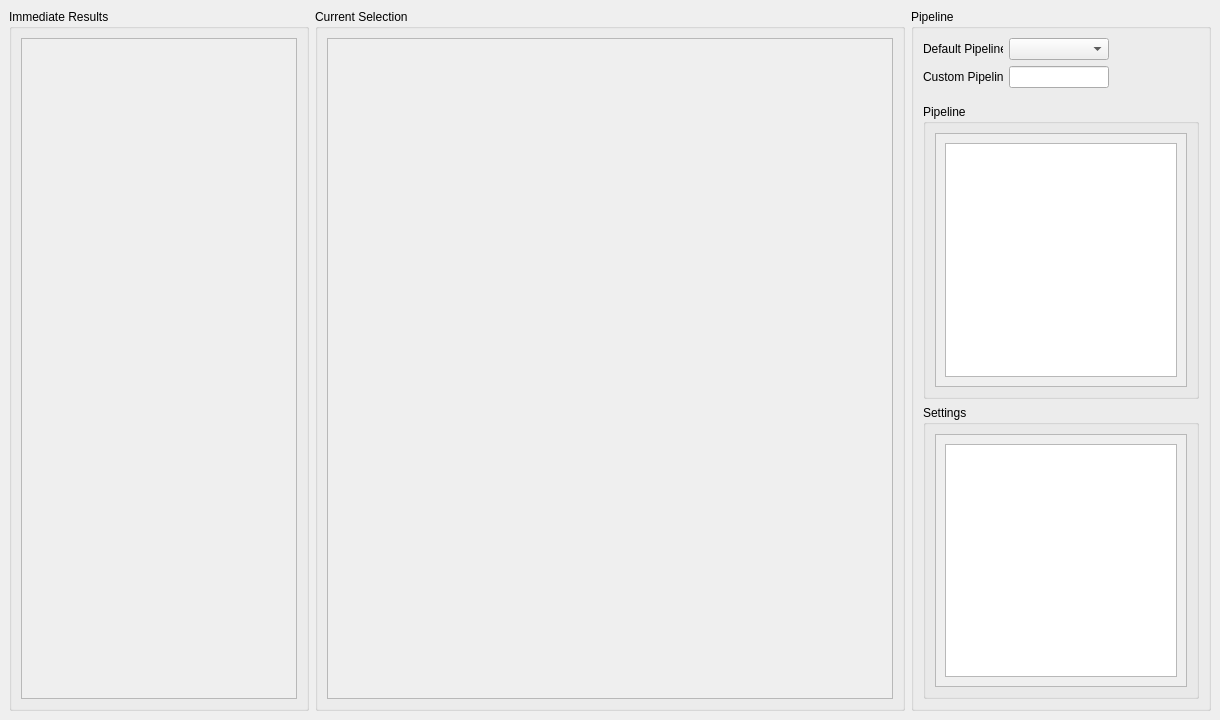
<?xml version="1.0" encoding="UTF-8"?>
<ui version="4.0">
 <class>MainWindow</class>
 <widget class="QMainWindow" name="MainWindow">
  <property name="geometry">
   <rect>
    <x>0</x>
    <y>0</y>
    <width>1220</width>
    <height>720</height>
   </rect>
  </property>
  <property name="windowTitle">
   <string>MainWindow</string>
  </property>
  <widget class="QWidget" name="CentralView">
   <layout class="QVBoxLayout" name="verticalLayout_3">
    <item>
     <layout class="QHBoxLayout" name="main_layout">
      <item>
       <widget class="QGroupBox" name="immediate_results_group">
        <property name="minimumSize">
         <size>
          <width>300</width>
          <height>500</height>
         </size>
        </property>
        <property name="maximumSize">
         <size>
          <width>300</width>
          <height>16777215</height>
         </size>
        </property>
        <property name="title">
         <string>Immediate Results</string>
        </property>
        <layout class="QVBoxLayout" name="verticalLayout_6">
         <item>
          <widget class="QScrollArea" name="scrollArea_4">
           <property name="widgetResizable">
            <bool>true</bool>
           </property>
           <widget class="QWidget" name="left_scroll">
            <property name="geometry">
             <rect>
              <x>0</x>
              <y>0</y>
              <width>278</width>
              <height>665</height>
             </rect>
            </property>
            <layout class="QVBoxLayout" name="verticalLayout_9">
             <item>
              <layout class="QVBoxLayout" name="intermediate_results"/>
             </item>
            </layout>
           </widget>
          </widget>
         </item>
        </layout>
       </widget>
      </item>
      <item>
       <widget class="QGroupBox" name="center_display_group">
        <property name="minimumSize">
         <size>
          <width>300</width>
          <height>500</height>
         </size>
        </property>
        <property name="title">
         <string>Current Selection</string>
        </property>
        <layout class="QVBoxLayout" name="verticalLayout_7">
         <item>
          <widget class="QScrollArea" name="center_scroll">
           <property name="widgetResizable">
            <bool>true</bool>
           </property>
           <widget class="QWidget" name="main_image_widget">
            <property name="geometry">
             <rect>
              <x>0</x>
              <y>0</y>
              <width>566</width>
              <height>665</height>
             </rect>
            </property>
            <layout class="QVBoxLayout" name="verticalLayout_8">
             <item>
              <widget class="QLabel" name="main_image">
               <property name="text">
                <string/>
               </property>
              </widget>
             </item>
            </layout>
           </widget>
          </widget>
         </item>
        </layout>
       </widget>
      </item>
      <item>
       <widget class="QGroupBox" name="groupBox_2">
        <property name="minimumSize">
         <size>
          <width>300</width>
          <height>500</height>
         </size>
        </property>
        <property name="maximumSize">
         <size>
          <width>300</width>
          <height>16777215</height>
         </size>
        </property>
        <property name="title">
         <string>Pipeline</string>
        </property>
        <layout class="QGridLayout" name="gridLayout">
         <item row="0" column="1" colspan="2">
          <widget class="QComboBox" name="comboBox">
           <property name="minimumSize">
            <size>
             <width>100</width>
             <height>0</height>
            </size>
           </property>
           <property name="maximumSize">
            <size>
             <width>100</width>
             <height>16777215</height>
            </size>
           </property>
          </widget>
         </item>
         <item row="1" column="0">
          <widget class="QLabel" name="label_2">
           <property name="minimumSize">
            <size>
             <width>80</width>
             <height>0</height>
            </size>
           </property>
           <property name="maximumSize">
            <size>
             <width>80</width>
             <height>16777215</height>
            </size>
           </property>
           <property name="text">
            <string>Custom Pipeline</string>
           </property>
          </widget>
         </item>
         <item row="1" column="1" colspan="2">
          <widget class="QLineEdit" name="lineEdit">
           <property name="sizePolicy">
            <sizepolicy hsizetype="Preferred" vsizetype="Fixed">
             <horstretch>0</horstretch>
             <verstretch>0</verstretch>
            </sizepolicy>
           </property>
           <property name="minimumSize">
            <size>
             <width>100</width>
             <height>0</height>
            </size>
           </property>
           <property name="maximumSize">
            <size>
             <width>100</width>
             <height>16777215</height>
            </size>
           </property>
          </widget>
         </item>
         <item row="2" column="1">
          <spacer name="verticalSpacer">
           <property name="orientation">
            <enum>Qt::Vertical</enum>
           </property>
           <property name="sizeType">
            <enum>QSizePolicy::Fixed</enum>
           </property>
           <property name="sizeHint" stdset="0">
            <size>
             <width>0</width>
             <height>10</height>
            </size>
           </property>
          </spacer>
         </item>
         <item row="3" column="0" colspan="3">
          <widget class="QGroupBox" name="groupBox_5">
           <property name="title">
            <string>Pipeline</string>
           </property>
           <layout class="QVBoxLayout" name="verticalLayout_2">
            <item>
             <widget class="QScrollArea" name="scrollArea">
              <property name="widgetResizable">
               <bool>true</bool>
              </property>
              <widget class="QWidget" name="scrollAreaWidgetContents_2">
               <property name="geometry">
                <rect>
                 <x>0</x>
                 <y>0</y>
                 <width>258</width>
                 <height>262</height>
                </rect>
               </property>
               <layout class="QVBoxLayout" name="verticalLayout_4">
                <item>
                 <widget class="QListView" name="listView_5"/>
                </item>
               </layout>
              </widget>
             </widget>
            </item>
           </layout>
          </widget>
         </item>
         <item row="4" column="0" colspan="3">
          <widget class="QGroupBox" name="groupBox_3">
           <property name="title">
            <string>Settings</string>
           </property>
           <layout class="QVBoxLayout" name="verticalLayout">
            <item>
             <widget class="QScrollArea" name="scrollArea_2">
              <property name="widgetResizable">
               <bool>true</bool>
              </property>
              <widget class="QWidget" name="scrollAreaWidgetContents_3">
               <property name="geometry">
                <rect>
                 <x>0</x>
                 <y>0</y>
                 <width>258</width>
                 <height>261</height>
                </rect>
               </property>
               <layout class="QVBoxLayout" name="verticalLayout_5">
                <item>
                 <widget class="QListView" name="listView_4"/>
                </item>
               </layout>
              </widget>
             </widget>
            </item>
           </layout>
          </widget>
         </item>
         <item row="0" column="0">
          <widget class="QLabel" name="label">
           <property name="minimumSize">
            <size>
             <width>80</width>
             <height>0</height>
            </size>
           </property>
           <property name="maximumSize">
            <size>
             <width>80</width>
             <height>16777215</height>
            </size>
           </property>
           <property name="text">
            <string>Default Pipelines</string>
           </property>
          </widget>
         </item>
        </layout>
        <zorder>lineEdit</zorder>
        <zorder>label_2</zorder>
        <zorder>label</zorder>
        <zorder>comboBox</zorder>
        <zorder>groupBox_3</zorder>
        <zorder>groupBox_5</zorder>
        <zorder>verticalSpacer</zorder>
       </widget>
      </item>
     </layout>
    </item>
   </layout>
   <zorder>horizontalLayoutWidget</zorder>
   <zorder>layoutWidget</zorder>
   <zorder>groupBox_2</zorder>
   <zorder>groupBox</zorder>
   <zorder>center_display_group</zorder>
   <zorder>immediate_results_group</zorder>
   <zorder>groupBox_2</zorder>
  </widget>
  <action name="PipelineMenu">
   <property name="text">
    <string>Pipeline</string>
   </property>
   <property name="toolTip">
    <string>Menuentrys for saving and loading pipelines</string>
   </property>
  </action>
  <action name="actionImages">
   <property name="text">
    <string>Images</string>
   </property>
   <property name="toolTip">
    <string>Menu for saving and loading images</string>
   </property>
  </action>
  <action name="actionLoad">
   <property name="text">
    <string>Load</string>
   </property>
   <property name="toolTip">
    <string>Load a presaved pipeline in json format</string>
   </property>
  </action>
  <action name="actionSave">
   <property name="text">
    <string>Save</string>
   </property>
   <property name="toolTip">
    <string>Save the pipeline settings in a json format. You can load your specified Pipeline in later program calls to process the same settings on other images.</string>
   </property>
  </action>
  <action name="actionLoad_2">
   <property name="text">
    <string>Load</string>
   </property>
   <property name="toolTip">
    <string>Load a presaved Pipeline in json format.</string>
   </property>
  </action>
  <action name="actionSave_2">
   <property name="text">
    <string>Specify Output location</string>
   </property>
   <property name="toolTip">
    <string>Specify the default output location in yout file system. Your processed images and graphs will be stored there after processing.</string>
   </property>
  </action>
  <action name="actionLoad_3">
   <property name="text">
    <string>Load Image</string>
   </property>
   <property name="toolTip">
    <string>Load a single image file from the file system.</string>
   </property>
  </action>
  <action name="actionLoad_Image_Folder">
   <property name="text">
    <string>Load Image Folder</string>
   </property>
   <property name="toolTip">
    <string>Load a complete folder of images. To display immediate results, the program will use the first image of the folder as default.</string>
   </property>
  </action>
 </widget>
 <resources/>
 <connections/>
</ui>
